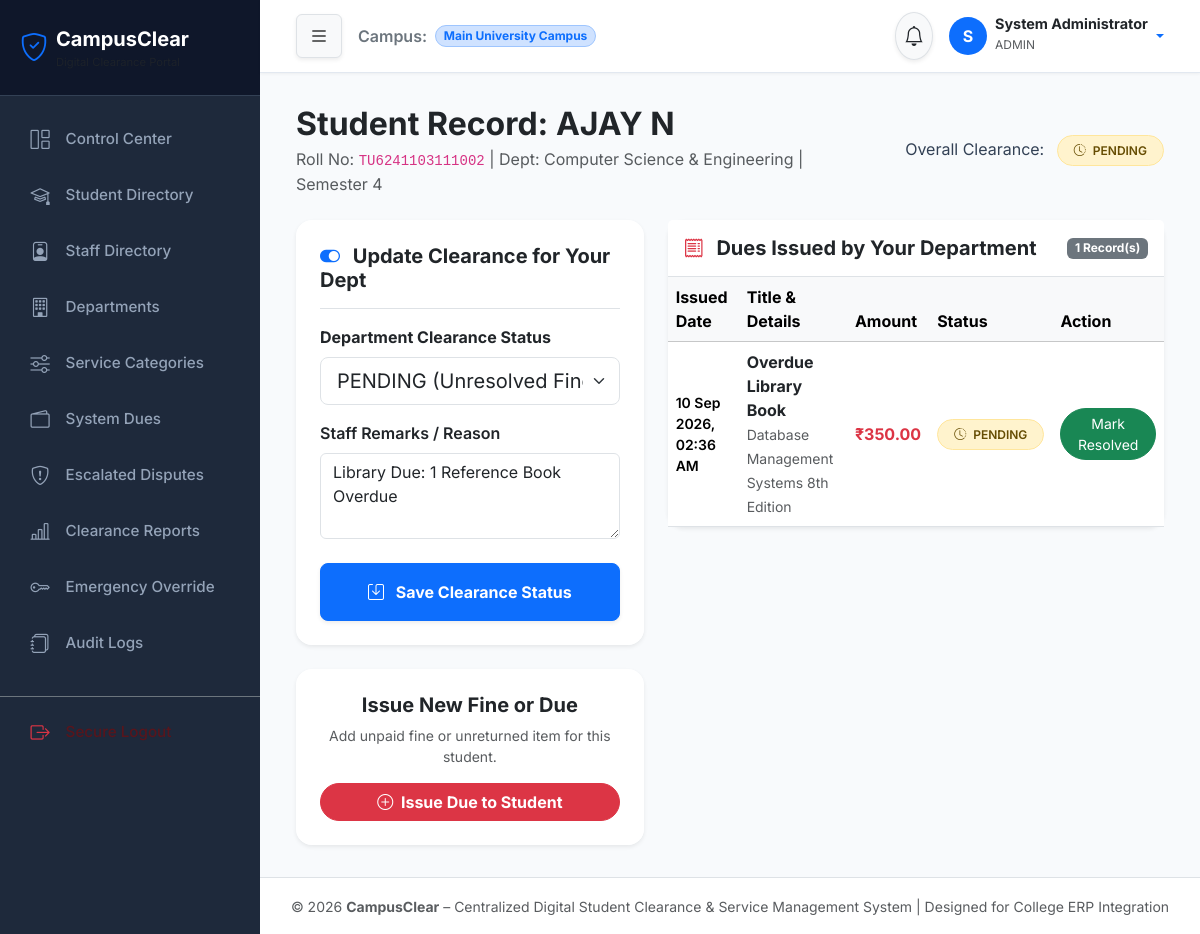
/staff/student_detail.php?id=4 (signed in), run on the app's committed database.
### tables this page shows
CREATE TABLE `students` (
  `id` int(11) NOT NULL AUTO_INCREMENT,
  `user_id` int(11) NOT NULL,
  `roll_number` varchar(30) NOT NULL,
  `full_name` varchar(100) NOT NULL,
  `email` varchar(100) NOT NULL,
  `phone` varchar(20) DEFAULT NULL,
  `department_id` int(11) NOT NULL,
  `batch` varchar(20) NOT NULL,
  `semester` int(11) DEFAULT 1,
  `academic_year` varchar(20) DEFAULT NULL,
  `created_at` timestamp NOT NULL DEFAULT current_timestamp(),
  PRIMARY KEY (`id`),
  UNIQUE KEY `user_id` (`user_id`),
  UNIQUE KEY `roll_number` (`roll_number`),
  UNIQUE KEY `email` (`email`),
  KEY `department_id` (`department_id`),
  CONSTRAINT `students_ibfk_1` FOREIGN KEY (`user_id`) REFERENCES `users` (`id`) ON DELETE CASCADE,
  CONSTRAINT `students_ibfk_2` FOREIGN KEY (`department_id`) REFERENCES `departments` (`id`)
);

CREATE TABLE `departments` (
  `id` int(11) NOT NULL AUTO_INCREMENT,
  `name` varchar(100) NOT NULL,
  `code` varchar(20) NOT NULL,
  `description` text DEFAULT NULL,
  `is_active` tinyint(1) DEFAULT 1,
  `created_at` timestamp NOT NULL DEFAULT current_timestamp(),
  PRIMARY KEY (`id`),
  UNIQUE KEY `name` (`name`),
  UNIQUE KEY `code` (`code`)
);

CREATE TABLE `clearance_status` (
  `id` int(11) NOT NULL AUTO_INCREMENT,
  `student_id` int(11) NOT NULL,
  `department_id` int(11) NOT NULL,
  `status` enum('cleared','pending','blocked') DEFAULT 'cleared',
  `remarks` text DEFAULT NULL,
  `last_updated_by` int(11) DEFAULT NULL,
  `updated_at` timestamp NOT NULL DEFAULT current_timestamp() ON UPDATE current_timestamp(),
  PRIMARY KEY (`id`),
  UNIQUE KEY `unique_student_dept` (`student_id`,`department_id`),
  KEY `department_id` (`department_id`),
  KEY `last_updated_by` (`last_updated_by`),
  CONSTRAINT `clearance_status_ibfk_1` FOREIGN KEY (`student_id`) REFERENCES `students` (`id`) ON DELETE CASCADE,
  CONSTRAINT `clearance_status_ibfk_2` FOREIGN KEY (`department_id`) REFERENCES `departments` (`id`),
  CONSTRAINT `clearance_status_ibfk_3` FOREIGN KEY (`last_updated_by`) REFERENCES `users` (`id`) ON DELETE SET NULL
);

CREATE TABLE `dues` (
  `id` int(11) NOT NULL AUTO_INCREMENT,
  `student_id` int(11) NOT NULL,
  `department_id` int(11) NOT NULL,
  `title` varchar(150) NOT NULL,
  `description` text DEFAULT NULL,
  `amount` decimal(10,2) DEFAULT 0.00,
  `status` enum('pending','resolved','waived') DEFAULT 'pending',
  `added_by_staff_id` int(11) NOT NULL,
  `resolved_at` timestamp NULL DEFAULT NULL,
  `resolved_by_staff_id` int(11) DEFAULT NULL,
  `created_at` timestamp NOT NULL DEFAULT current_timestamp(),
  `updated_at` timestamp NOT NULL DEFAULT current_timestamp() ON UPDATE current_timestamp(),
  PRIMARY KEY (`id`),
  KEY `student_id` (`student_id`),
  KEY `department_id` (`department_id`),
  KEY `added_by_staff_id` (`added_by_staff_id`),
  KEY `resolved_by_staff_id` (`resolved_by_staff_id`),
  CONSTRAINT `dues_ibfk_1` FOREIGN KEY (`student_id`) REFERENCES `students` (`id`) ON DELETE CASCADE,
  CONSTRAINT `dues_ibfk_2` FOREIGN KEY (`department_id`) REFERENCES `departments` (`id`),
  CONSTRAINT `dues_ibfk_3` FOREIGN KEY (`added_by_staff_id`) REFERENCES `staff` (`id`),
  CONSTRAINT `dues_ibfk_4` FOREIGN KEY (`resolved_by_staff_id`) REFERENCES `staff` (`id`) ON DELETE SET NULL
);

### includes/clearance_engine.php (called while the page is built, shortened)
<?php
function get_student_clearance_summary($student_id) {
    $pdo = db();
    $dept_stmt = $pdo->prepare("SELECT id, name, code FROM departments WHERE is_active = 1 ORDER BY name ASC");
    $dept_stmt->execute();
    $departments = $dept_stmt->fetchAll();
    $status_stmt = $pdo->prepare("
        SELECT department_id, status, remarks, updated_at
        FROM clearance_status
        WHERE student_id = :student_id
    ");
    $status_stmt->execute([':student_id' => $student_id]);
    $status_rows = $status_stmt->fetchAll();
    $status_map = [];
    foreach ($status_rows as $row) {
        $status_map[$row['department_id']] = $row;
    }
    $dues_stmt = $pdo->prepare("
        SELECT department_id, COUNT(*) as pending_dues_count, SUM(amount) as total_due_amount
        FROM dues
        WHERE student_id = :student_id AND status = 'pending'
        GROUP BY department_id
    ");
    $dues_stmt->execute([':student_id' => $student_id]);
    $dues_rows = $dues_stmt->fetchAll();
    $dues_map = [];
    foreach ($dues_rows as $row) {
        $dues_map[$row['department_id']] = $row;
    }
    $department_details = [];
    $pending_count = 0;
    $cleared_count = 0;
    $pending_departments = [];
    foreach ($departments as $dept) {
        $dept_id = $dept['id'];
        $explicit_status = $status_map[$dept_id]['status'] ?? 'cleared';
        $remarks = $status_map[$dept_id]['remarks'] ?? 'No pending issues';
        $last_updated = $status_map[$dept_id]['updated_at'] ?? null;
        $pending_dues_count = (int)($dues_map[$dept_id]['pending_dues_count'] ?? 0);
        $total_due_amount = (float)($dues_map[$dept_id]['total_due_amount'] ?? 0.00);
        $effective_status = 'cleared';
        if ($pending_dues_count > 0 || in_array($explicit_status, ['pending', 'blocked'])) {
            $effective_status = 'pending';
            $pending_count++;
            $reason = [];
            if ($pending_dues_count > 0) {
                $reason[] = "{$pending_dues_count} pending due(s) (Total: ₹" . number_format($total_due_amount, 2) . ")";
            }
            if (!empty($remarks) && $remarks !== 'No pending issues') {
                $reason[] = $remarks;
            }
            $pending_departments[] = [
                'department_id' => $dept_id,
                'name' => $dept['name'],
                'code' => $dept['code'],
                'reason' => implode(' | ', $reason)
            ];
        } else {
            $cleared_count++;
        }
        $department_details[] = [
            'department_id' => $dept_id,
            'name' => $dept['name'],
            'code' => $dept['code'],
            'explicit_status' => $explicit_status,
            'effective_status' => $effective_status,
            'pending_dues_count' => $pending_dues_count,
            'total_due_amount' => $total_due_amount,
            'remarks' => $remarks,
            'last_updated' => $last_updated
        ];
    }
    $overall_status = ($pending_count === 0) ? 'CLEARED' : 'PENDING';
    return [
        'student_id' => $student_id,
        'overall_status' => $overall_status,
        'is_cleared' => ($overall_status === 'CLEARED'),
        'total_departments' => count($departments),
        'cleared_count' => $cleared_count,
        'pending_count' => $pending_count,
        'pending_departments' => $pending_departments,
        'department_details' => $department_details
    ];
}

### staff/student_detail.php (the view, shortened to what this page needs)
<?php
require_once __DIR__ . '/../includes/header.php';
require_once __DIR__ . '/../includes/sidebar.php';
require_once __DIR__ . '/../includes/navbar.php';
require_once __DIR__ . '/../includes/clearance_engine.php';
$student_id = (int)($_GET['id'] ?? 0);
$staff_dept_id = $_SESSION['department_id'] ?? 1;
$pdo = db();
$stu_stmt = $pdo->prepare("
    SELECT s.*, d.name as department_name, d.code as department_code
    FROM students s
    JOIN departments d ON s.department_id = d.id
    WHERE s.id = :sid
");
$stu_stmt->execute([':sid' => $student_id]);
$student = $stu_stmt->fetch();
$clearance = get_student_clearance_summary($student_id);
$dues_stmt = $pdo->prepare("
    SELECT du.*, d.name as department_name
    FROM dues du
    JOIN departments d ON du.department_id = d.id
    WHERE du.student_id = :sid AND du.department_id = :did
    ORDER BY du.created_at DESC
");
$dues_stmt->execute([':sid' => $student_id, ':did' => $staff_dept_id]);
$staff_dues = $dues_stmt->fetchAll();
$curr_status_stmt = $pdo->prepare("SELECT * FROM clearance_status WHERE student_id = :sid AND department_id = :did");
$curr_status_stmt->execute([':sid' => $student_id, ':did' => $staff_dept_id]);
$dept_status_record = $curr_status_stmt->fetch();
$current_dept_status = $dept_status_record['status'] ?? 'cleared';
$current_dept_remarks = $dept_status_record['remarks'] ?? '';
?>
<div class="container-fluid">
    <div class="row mb-4 align-items-center">
        <div class="col-md-8">
            <h2 class="fw-bold text-dark mb-1">Student Record: <?= sanitize($student['full_name']) ?></h2>
            <p class="text-muted mb-0">Roll No: <code><?= sanitize($student['roll_number']) ?></code> | Dept: <?= sanitize($student['department_name']) ?> | Semester <?= $student['semester'] ?></p>
        </div>
        <div class="col-md-4 text-md-end mt-3 mt-md-0">
            <span class="fs-6 me-2">Overall Clearance:</span>
            <?= get_status_badge($clearance['overall_status']) ?>
        </div>
    </div>
    <div class="row g-4">
        <div class="col-lg-5">
            <div class="card card-glass p-4 border-0 shadow-sm mb-4">
                <h5 class="fw-bold text-dark border-bottom pb-3 mb-3"><i class="bi bi-toggle-on text-primary me-2"></i> Update Clearance for Your Dept</h5>
                <form method="POST" action="">
                    <div class="mb-3">
                        <label class="form-label fw-bold">Department Clearance Status</label>
                        <select class="form-select form-select-lg" name="new_status" required>
                            <option value="pending" <?= $current_dept_status === 'pending' ? 'selected' : '' ?>>PENDING (Unresolved Fines / Issues)</option>
                        </select>
                    </div>
                    <div class="mb-4">
                        <label class="form-label fw-semibold">Staff Remarks / Reason</label>
                        <textarea class="form-control" name="remarks" rows="3" placeholder="Provide reason or details for pending/blocked status..."><?= sanitize($current_dept_remarks) ?></textarea>
                    </div>
                    <button type="submit" class="btn btn-primary w-100 py-3 rounded-3 fw-bold shadow-sm">
                        <i class="bi bi-save me-2"></i> Save Clearance Status
                    </button>
                </form>
            </div>
            <div class="card card-glass p-4 border-0 shadow-sm text-center">
                <h5 class="fw-bold mb-2">Issue New Fine or Due</h5>
                <p class="small text-muted mb-3">Add unpaid fine or unreturned item for this student.</p>
                <a href="<?= BASE_URL ?>/staff/add_due.php?student_id=<?= $student_id ?>" class="btn btn-danger rounded-pill px-4 fw-bold">
                    <i class="bi bi-plus-circle me-1"></i> Issue Due to Student
                </a>
            </div>
        </div>
        <div class="col-lg-7">
            <div class="card card-glass border-0 shadow-sm">
                <div class="card-header bg-white py-3 border-bottom d-flex justify-content-between align-items-center">
                    <h5 class="fw-bold mb-0 text-dark"><i class="bi bi-receipt me-2 text-danger"></i> Dues Issued by Your Department</h5>
                    <span class="badge bg-secondary"><?= count($staff_dues) ?> Record(s)</span>
                </div>
                <div class="card-body p-0">
                    <?php if (empty($staff_dues)): ?>
                        <div class="text-center py-5">
                            <i class="bi bi-check-circle text-success display-3 d-block mb-2"></i>
                            <p class="text-muted mb-0">Zero dues issued by your department for this student.</p>
                        </div>
                    <?php else: ?>
                        <div class="table-responsive">
                            <table class="table table-hover align-middle mb-0">
                                <thead class="table-light">
                                    <tr>
                                        <th>Issued Date</th>
                                        <th>Title & Details</th>
                                        <th>Amount</th>
                                        <th>Status</th>
                                        <th>Action</th>
                                    </tr>
                                </thead>
                                <tbody>
                                    <?php foreach ($staff_dues as $d): ?>
                                        <tr>
                                            <td class="small fw-semibold"><?= format_date($d['created_at']) ?></td>
                                            <td>
                                                <strong class="text-dark d-block"><?= sanitize($d['title']) ?></strong>
                                                <small class="text-muted"><?= sanitize($d['description']) ?></small>
                                            </td>
                                            <td class="fw-bold text-danger"><?= format_currency($d['amount']) ?></td>
                                            <td><?= get_status_badge($d['status']) ?></td>
                                            <td>
                                                <?php if ($d['status'] === 'pending'): ?>
                                                    <form method="POST" action="" class="d-inline">
                                                        <button type="submit" class="btn btn-sm btn-success rounded-pill px-3">Mark Resolved</button>
                                                    </form>
                                                <?php else: ?>
                                                    <span class="small text-muted"><i class="bi bi-check-all text-success"></i> Resolved</span>
                                                <?php endif; ?>
                                            </td>
                                        </tr>
                                    <?php endforeach; ?>
                                </tbody>
                            </table>
                        </div>
                    <?php endif; ?>
                </div>
            </div>
        </div>
    </div>
</div>
<?php require_once __DIR__ . '/../includes/footer.php'; ?>

### includes/functions.php (shortened to what this page needs)
<?php
function sanitize($data) {
    return htmlspecialchars(trim((string)$data), ENT_QUOTES, 'UTF-8');
}
function format_currency($amount) {
    return '₹' . number_format((float)$amount, 2);
}
function format_date($date_string) {
    return date('d M Y, h:i A', strtotime($date_string));
}
function get_status_badge($status) {
    $status_clean = strtolower(trim((string)$status));
    switch ($status_clean) {
        case 'pending':
        case 'submitted':
        case 'in_progress':
        case 'open':
        case 'under_review':
            return '<span class="badge bg-warning-subtle text-warning-emphasis px-3 py-2 border border-warning-subtle rounded-pill fw-semibold"><i class="bi bi-clock-history me-1"></i> ' . strtoupper(str_replace('_', ' ', $status)) . '</span>';
    }
}

### assets/css/style.css (style rules this page uses)
:root { --primary-color: #4f46e5; --primary-hover: #4338ca; --secondary-color: #0ea5e9; --dark-bg: #0f172a; --sidebar-bg: #1e293b; --card-bg: #ffffff; --text-main: #334155; --text-muted: #64748b; --border-color: #e2e8f0; --success-bg: #dcfce7; --success-text: #15803d; --warning-bg: #fef9c3; --warning-text: #a16207; --danger-bg: #ffe4e6; --danger-text: #be123c; --shadow-sm: 0 1px 3px rgba(0,0,0,0.05); --shadow-md: 0 4px 6px -1px rgba(0,0,0,0.07), 0 2px 4px -1px rgba(0,0,0,0.04); --shadow-lg: 0 10px 25px -5px rgba(0,0,0,0.08), 0 8px 10px -6px rgba(0,0,0,0.03); }
body { font-family: 'Inter', system-ui, -apple-system, sans-serif; background-color: #f8fafc; color: var(--text-main); min-height: 100vh; display: flex; flex-direction: column; }
.card-glass { background: rgba(255, 255, 255, 0.95); backdrop-filter: blur(10px); border: 1px solid rgba(226, 232, 240, 0.8); border-radius: 1rem; box-shadow: var(--shadow-md); transition: transform 0.2s ease, box-shadow 0.2s ease; }

### data on the page
students: full_name "AJAY N", roll_number "TU6241103111002", department.name "Computer Science & Engineering", semester "4"
clearance_status: new_status "PENDING (Unresolved Fines / Issues)", remarks "Library Due: 1 Reference Book Overdue"
dues: created_at "10 Sep 2026, 02:36 AM", title "Overdue Library Book", description "Database Management Systems 8th Edition", amount "₹350.00", status "PENDING"

### other printed values
APP_NAME "CampusClear"
substr($user['full_name'], 0, 1) "S"
$user['full_name'] "System Administrator"
$user['role'] "ADMIN"
str_replace('_', ' ', $status) "PENDING"
count($staff_dues) "1"
APP_TAGLINE "Centralized Digital Student Clearance & Service Management System"
